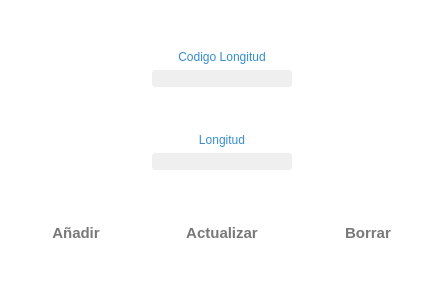
<?xml version="1.0" encoding="UTF-8"?>
<ui version="4.0">
 <class>Longitud</class>
 <widget class="QWidget" name="Longitud">
  <property name="geometry">
   <rect>
    <x>0</x>
    <y>0</y>
    <width>442</width>
    <height>300</height>
   </rect>
  </property>
  <property name="palette">
   <palette>
    <active>
     <colorrole role="Base">
      <brush brushstyle="SolidPattern">
       <color alpha="255">
        <red>46</red>
        <green>47</green>
        <blue>48</blue>
       </color>
      </brush>
     </colorrole>
     <colorrole role="Window">
      <brush brushstyle="SolidPattern">
       <color alpha="255">
        <red>255</red>
        <green>255</green>
        <blue>255</blue>
       </color>
      </brush>
     </colorrole>
    </active>
    <inactive>
     <colorrole role="Base">
      <brush brushstyle="SolidPattern">
       <color alpha="255">
        <red>46</red>
        <green>47</green>
        <blue>48</blue>
       </color>
      </brush>
     </colorrole>
     <colorrole role="Window">
      <brush brushstyle="SolidPattern">
       <color alpha="255">
        <red>255</red>
        <green>255</green>
        <blue>255</blue>
       </color>
      </brush>
     </colorrole>
    </inactive>
    <disabled>
     <colorrole role="Base">
      <brush brushstyle="SolidPattern">
       <color alpha="255">
        <red>255</red>
        <green>255</green>
        <blue>255</blue>
       </color>
      </brush>
     </colorrole>
     <colorrole role="Window">
      <brush brushstyle="SolidPattern">
       <color alpha="255">
        <red>255</red>
        <green>255</green>
        <blue>255</blue>
       </color>
      </brush>
     </colorrole>
    </disabled>
   </palette>
  </property>
  <property name="windowTitle">
   <string>Form</string>
  </property>
  <layout class="QVBoxLayout" name="verticalLayout_5">
   <item>
    <layout class="QHBoxLayout" name="horizontalLayout_2">
     <item>
      <spacer name="horizontalSpacer_2">
       <property name="orientation">
        <enum>Qt::Horizontal</enum>
       </property>
       <property name="sizeHint" stdset="0">
        <size>
         <width>40</width>
         <height>20</height>
        </size>
       </property>
      </spacer>
     </item>
     <item>
      <layout class="QVBoxLayout" name="verticalLayout_4">
       <item>
        <spacer name="verticalSpacer_4">
         <property name="orientation">
          <enum>Qt::Vertical</enum>
         </property>
         <property name="sizeHint" stdset="0">
          <size>
           <width>20</width>
           <height>40</height>
          </size>
         </property>
        </spacer>
       </item>
       <item>
        <layout class="QVBoxLayout" name="verticalLayout">
         <item>
          <widget class="QLabel" name="label">
           <property name="styleSheet">
            <string notr="true">font: 10pt &quot;Segoe UI Semilight&quot;;
color: rgb(54, 141, 206);</string>
           </property>
           <property name="text">
            <string>Codigo Longitud</string>
           </property>
           <property name="alignment">
            <set>Qt::AlignCenter</set>
           </property>
          </widget>
         </item>
         <item>
          <widget class="MyLineEditShine" name="le_codigo">
           <property name="font">
            <font>
             <family>Segoe UI</family>
             <pointsize>10</pointsize>
            </font>
           </property>
           <property name="styleSheet">
            <string notr="true">background-color: #EFEFEF; 
border-radius: 3px;
color:rgb(50, 50, 50);</string>
           </property>
           <property name="alignment">
            <set>Qt::AlignCenter</set>
           </property>
          </widget>
         </item>
        </layout>
       </item>
       <item>
        <spacer name="verticalSpacer">
         <property name="orientation">
          <enum>Qt::Vertical</enum>
         </property>
         <property name="sizeHint" stdset="0">
          <size>
           <width>20</width>
           <height>40</height>
          </size>
         </property>
        </spacer>
       </item>
       <item>
        <layout class="QVBoxLayout" name="verticalLayout_2">
         <item>
          <widget class="QLabel" name="label_2">
           <property name="styleSheet">
            <string notr="true">font: 10pt &quot;Segoe UI Semilight&quot;;
color: rgb(54, 141, 206);</string>
           </property>
           <property name="text">
            <string>Longitud</string>
           </property>
           <property name="alignment">
            <set>Qt::AlignCenter</set>
           </property>
          </widget>
         </item>
         <item>
          <widget class="MyLineEditShine" name="le_longitud">
           <property name="font">
            <font>
             <family>Segoe UI</family>
             <pointsize>10</pointsize>
            </font>
           </property>
           <property name="styleSheet">
            <string notr="true">background-color: #EFEFEF; 
border-radius: 3px;
color:rgb(50, 50, 50);</string>
           </property>
           <property name="alignment">
            <set>Qt::AlignCenter</set>
           </property>
          </widget>
         </item>
        </layout>
       </item>
       <item>
        <layout class="QVBoxLayout" name="verticalLayout_3"/>
       </item>
      </layout>
     </item>
     <item>
      <spacer name="horizontalSpacer">
       <property name="orientation">
        <enum>Qt::Horizontal</enum>
       </property>
       <property name="sizeHint" stdset="0">
        <size>
         <width>40</width>
         <height>20</height>
        </size>
       </property>
      </spacer>
     </item>
    </layout>
   </item>
   <item>
    <spacer name="verticalSpacer_6">
     <property name="orientation">
      <enum>Qt::Vertical</enum>
     </property>
     <property name="sizeHint" stdset="0">
      <size>
       <width>20</width>
       <height>37</height>
      </size>
     </property>
    </spacer>
   </item>
   <item>
    <layout class="QHBoxLayout" name="horizontalLayout">
     <item>
      <widget class="QPushButton" name="pb_agregar">
       <property name="minimumSize">
        <size>
         <width>130</width>
         <height>40</height>
        </size>
       </property>
       <property name="maximumSize">
        <size>
         <width>130</width>
         <height>41</height>
        </size>
       </property>
       <property name="font">
        <font>
         <family>Segoe UI</family>
         <pointsize>11</pointsize>
         <weight>75</weight>
         <bold>true</bold>
        </font>
       </property>
       <property name="styleSheet">
        <string notr="true">border-radius: 10px;
color:rgb(120, 120, 120);</string>
       </property>
       <property name="text">
        <string>Añadir</string>
       </property>
       <property name="icon">
        <iconset resource="assets.qrc">
         <normaloff>:/icons/subir.png</normaloff>:/icons/subir.png</iconset>
       </property>
       <property name="iconSize">
        <size>
         <width>25</width>
         <height>25</height>
        </size>
       </property>
      </widget>
     </item>
     <item>
      <widget class="QPushButton" name="pb_actualizar">
       <property name="minimumSize">
        <size>
         <width>150</width>
         <height>40</height>
        </size>
       </property>
       <property name="maximumSize">
        <size>
         <width>150</width>
         <height>41</height>
        </size>
       </property>
       <property name="font">
        <font>
         <family>Segoe UI</family>
         <pointsize>11</pointsize>
         <weight>75</weight>
         <bold>true</bold>
        </font>
       </property>
       <property name="styleSheet">
        <string notr="true">border-radius: 10px;
color:rgb(120, 120, 120);</string>
       </property>
       <property name="text">
        <string>Actualizar</string>
       </property>
       <property name="icon">
        <iconset resource="assets.qrc">
         <normaloff>:/icons/update.png</normaloff>:/icons/update.png</iconset>
       </property>
       <property name="iconSize">
        <size>
         <width>30</width>
         <height>30</height>
        </size>
       </property>
      </widget>
     </item>
     <item>
      <widget class="QPushButton" name="pb_borrar">
       <property name="minimumSize">
        <size>
         <width>130</width>
         <height>40</height>
        </size>
       </property>
       <property name="maximumSize">
        <size>
         <width>130</width>
         <height>41</height>
        </size>
       </property>
       <property name="font">
        <font>
         <family>Segoe UI</family>
         <pointsize>11</pointsize>
         <weight>75</weight>
         <bold>true</bold>
        </font>
       </property>
       <property name="styleSheet">
        <string notr="true">border-radius: 10px;
color:rgb(120, 120, 120);</string>
       </property>
       <property name="text">
        <string>Borrar</string>
       </property>
       <property name="icon">
        <iconset resource="assets.qrc">
         <normaloff>:/icons/delete_blue.png</normaloff>:/icons/delete_blue.png</iconset>
       </property>
       <property name="iconSize">
        <size>
         <width>25</width>
         <height>25</height>
        </size>
       </property>
      </widget>
     </item>
    </layout>
   </item>
   <item>
    <spacer name="verticalSpacer_5">
     <property name="orientation">
      <enum>Qt::Vertical</enum>
     </property>
     <property name="sizeHint" stdset="0">
      <size>
       <width>20</width>
       <height>37</height>
      </size>
     </property>
    </spacer>
   </item>
  </layout>
 </widget>
 <customwidgets>
  <customwidget>
   <class>MyLineEditShine</class>
   <extends>QLineEdit</extends>
   <header location="global">mylineeditshine.h</header>
  </customwidget>
 </customwidgets>
 <resources>
  <include location="assets.qrc"/>
 </resources>
 <connections/>
</ui>
